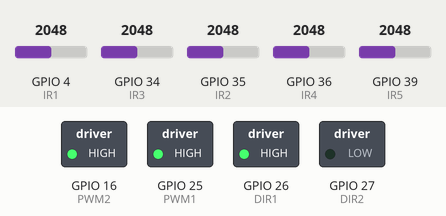
Recording of a sketch running on a simulated ESP32. Parts: switched loads named in the sketch (green lamp = pin HIGH). The test bench sets the inputs (shaded band); at power-on: GPIO 4 (IR1) = 2048, GPIO 34 (IR3) = 2048, GPIO 35 (IR2) = 2048, GPIO 36 (IR4) = 2048, GPIO 39 (IR5) = 2048. What the sketch prints to the serial monitor is not drawn.

Above: at 0.1 s.
Timing chart, 0 to 1.6 s (numbered marks = the images above):
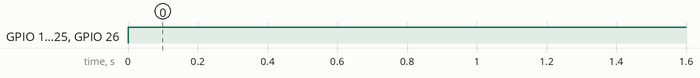

The sketch:

testeAtual.ino
```cpp
#include <analogWrite.h>

#define IR1 4
#define IR2 35
#define IR3 34
#define IR4 36
#define IR5 39

#define PWM1 25
#define PWM2 16
#define DIR1 26
#define DIR2 27

double val[5];
double xmin[5] = {55,55,65,57,63};
double xmax[5] = {973,972,972,973,972};
double cal[5];
double total = 0;

void setup(){
  Serial.begin(9600);
  pinMode(IR1, INPUT);
  pinMode(IR2, INPUT);
  pinMode(IR3, INPUT);
  pinMode(IR4, INPUT);
  pinMode(IR5, INPUT);

  pinMode(PWM1, OUTPUT);
  pinMode(PWM2, OUTPUT);
  pinMode(DIR1, OUTPUT);
  pinMode(DIR2, OUTPUT);

  analogWrite(PWM1, 0);
  analogWrite(PWM2, 0);
}

void motor(){
  Serial.println("MOTORES");
  analogWrite(PWM1, 255);
  analogWrite(PWM2, 255);
  digitalWrite(DIR1, HIGH);
  digitalWrite(DIR2, LOW);
}

void parar(){
    analogWrite(PWM1, 0);
    analogWrite(PWM2, 0);
    digitalWrite(DIR1, HIGH);
    digitalWrite(DIR2, HIGH);
}

void loop(){
  Serial.println("LER LINHA");
  readLine();
  Serial.println("IR PRO MOTOR");
  motor();
  delay(1000);
}


void readLine(){
  val[0] = analogRead(IR1);
  val[1] = analogRead(IR2);
  val[2] = analogRead(IR3);
  val[3] = analogRead(IR4);
  val[4] = analogRead(IR5);
  int n;
  for(n = 0; n < 5; n++){
    cal[n] = (val[n] - xmin[n])/(xmax[n] - xmin[n]) * 1000;
    total = total + (cal[n] * (n-2));
  }
}
```

Measured:
- by itself, GPIO 16 (PWM2), GPIO 25 (PWM1), GPIO 26 (DIR1): LOW → HIGH at 0.00 s
